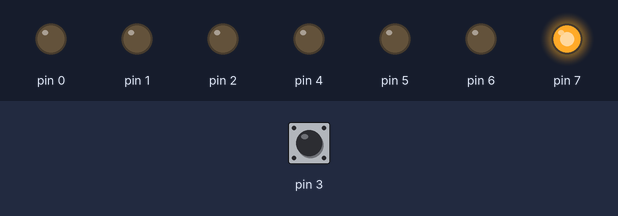
The sketch below on a simulated Arduino Uno, built with avr-gcc and run on an emulated ATmega328P. On the bench: output pins drawn as LEDs (lit = HIGH). The test bench sets the inputs (shaded band); at power-on: pin 3 HIGH.

Above: at 5.2 s.
5.3 s: pin 3 pulled LOW for 0.15 s
At 8.7 s:
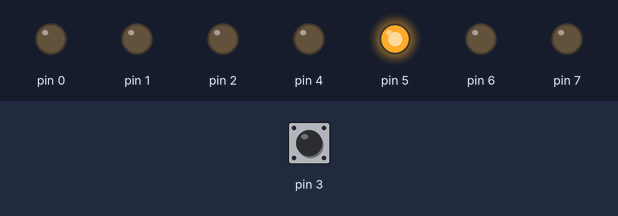
11.5 s: pin 3 pulled LOW for 1 s
At 14.8 s:
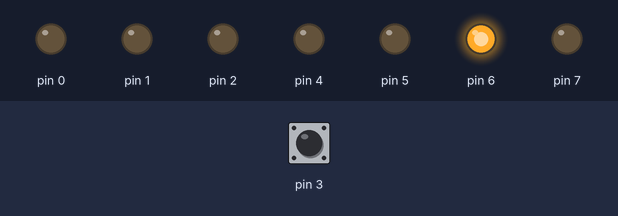
20.0 s: pin 3 pulled LOW for 3.2 s
At 24.8 s:
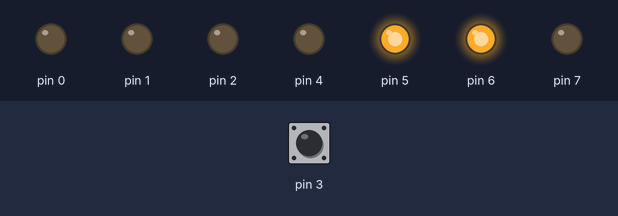
Timing chart, 0 to 30.7 s (numbered marks = the images above; inputs shaded):
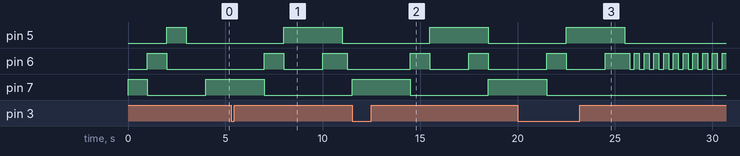

The sketch:

ex-2-b.ino
```cpp
volatile bool toggle_blink = false;
unsigned long previousMillis = 0;
unsigned long interval = 100;
int state = 0;

void callback()
{
    toggle_blink = !toggle_blink;
}

void setup()
{
    // set all d register ports as outputs except pin 3
    DDRD = B11110111;
    // set pin 3 as internal pullup
    PORTD = B00001000;

    attachInterrupt(digitalPinToInterrupt(3), callback, FALLING);

    // startup sequence
    // turn the green LED on (HIGH is the voltage level)
    PORTD |= B10000000;
    delay(1000); // Wait for 1000 millisecond(s)
    // turn the green LED off and yellow on
    PORTD &= B01111111;
    PORTD |= B01000000;
    delay(1000);
    // yellow LED off and red on
    PORTD &= B10111111;
    PORTD |= B00100000;
    delay(1000);
    // red LED off
    PORTD &= B11011111;
    delay(1000);
}

void loop()
{
    // if toggle_blink is true
    if (toggle_blink)
    {
        // start yellow led blinking

        // yellow LED on
        PORTD |= B01000000;
        delay(250);
        // yellow LED off
        PORTD &= B10111111;
        delay(250);
    }
    // if false continue traffic lights
    else
    {
        // green LED on
        PORTD |= B10000000;
        delay(3000);
        // green LED off and yellow on
        PORTD &= B01111111;
        PORTD |= B01000000;
        delay(1000);
        // yellow LED off and red on
        PORTD &= B10111111;
        PORTD |= B00100000;
        delay(2000);
        // yellow LED on
        PORTD |= B01000000;
        delay(1000);
        // yellow and red LEDs off
        PORTD &= B10011111;
    }
}
```

Measured:
- after the input at 5.3 s, pin 7: goes on until 7.0 s, then stays LOW
- after the input at 11.5 s, pin 5: LOW → HIGH after 4.0 s, → LOW 3.0 s later; pin 6: alternates HIGH for 1.0 s and LOW for 2.0 s, starting after 3.0 s; pin 7: LOW → HIGH at once, → LOW 3.0 s later, → HIGH 4.0 s later
- after the input at 20.0 s, pin 5: goes on until 25.5 s, then stays LOW; pin 7: goes on until 21.5 s, then stays LOW
